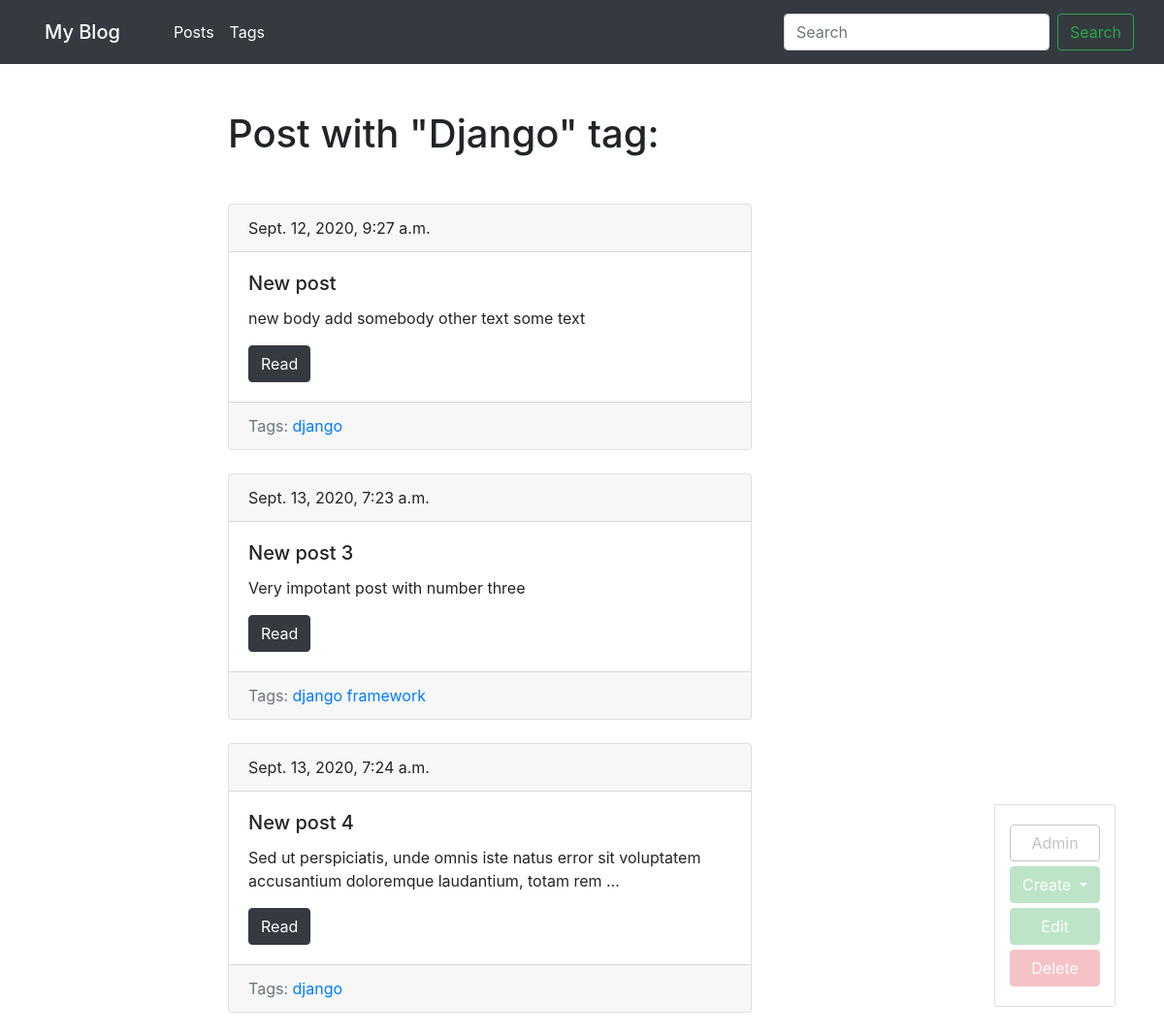
The app's page /blog/tag/django/ (signed in) with its own data.
### blog/models.py (models this page shows, shortened)
class Tag(models.Model):
    title = models.CharField(max_length=50)
    slug = models.SlugField(max_length=50, blank=True, unique=True)
    def get_absolute_url(self):
        return reverse('tag_detail_url', kwargs={'slug':self.slug})
    def get_update_url(self):
        return reverse('tag_update_url', kwargs={'slug': self.slug})
    def get_delete_url(self):
        return reverse('tag_delete_url', kwargs={'slug': self.slug})

class Post(models.Model):
    title = models.CharField(max_length=150, db_index=True)
    slug = models.SlugField(max_length=150, blank=True, unique=True)
    body = models.TextField(db_index=True)
    tags = models.ManyToManyField('Tag', blank=True, related_name='posts')
    date_pub = models.DateTimeField(auto_now_add=True)
    def get_absolute_url(self):
        return reverse('post_detail_url', kwargs={'slug':self.slug})

### blog/views.py (the view)
# urls.py: path('tag/<str:slug>/', TagDetail.as_view(), name='tag_detail_url'),
class TagDetail(ObjectDetailMixin, View):
    model = Tag
    template = 'blog/tag_detail.html'

### blog/utils.py (called while the page is built)
    def get(self, request, slug):
        obj = get_object_or_404(self.model, slug__iexact=slug)
        return render(request, self.template,
                      context={self.model.__name__.lower(): obj,
                               'admin_object': obj,
                               'detail': True})

### blog/templates/blog/tag_detail.html (shortened to what this page needs)
{% extends 'blog/baseblog.html' %}
{% block content %}
    <h1 class="mb-5">Post with "{{ tag.title|title }}" tag:</h1>
    {% for post in tag.posts.all %}
        {%  include 'blog/includes/post_card_template.html' %}
    {% endfor %}
{% endblock %}

### blog/templates/blog/includes/post_card_template.html
<div class="card mb-4">
    <div class="card-header">
        {{ post.date_pub }}
    </div>
    <div class="card-body">
        <h5 class="card-title">{{ post.title }}</h5>
        <p class="card-text">{{ post.body|truncatewords:15 }}</p>
        <a href="{{ post.get_absolute_url }}" class="btn btn-dark">Read</a>
    </div>
     <div class="card-footer text-muted">
            Tags:
         {% for tag in post.tags.all %}
                <a href="{{ tag.get_absolute_url }}">{{ tag.title }}</a>
         {% endfor %}
    </div>
</div>

### records on screen
Tag: title "Django", title "django"
Post: date_pub "Sept. 12, 2020, 9:27 a.m.", title "New post", body "new body add somebody other text some text"
Post: date_pub "Sept. 13, 2020, 7:23 a.m.", title "New post 3", body "Very impotant post with number three"
Tag: title "framework"
Post: date_pub "Sept. 13, 2020, 7:24 a.m.", title "New post 4", body "Sed ut perspiciatis, unde omnis iste natus error sit voluptatem accusantium doloremque laudantium, totam rem …"
